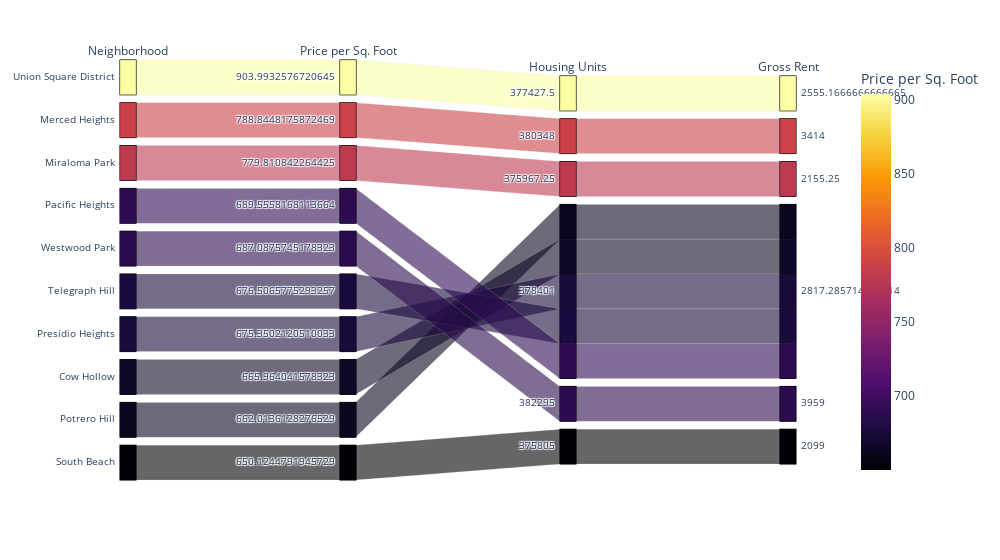

Write notebook code for a chart like this one.
### Code cell
# Parallel Categories Plot
P_categories_fig = px.parallel_categories(Top_10, dimensions=['neighborhood', 'sale_price_sqr_foot', 'housing_units', 'gross_rent'],
                color="sale_price_sqr_foot", color_continuous_scale=px.colors.sequential.Inferno,
                labels={"neighborhood": "Neighborhood", "sale_price_sqr_foot": "Price per Sq. Foot", "housing_units": "Housing Units", "gross_rent": "Gross Rent"}, width=1000,)
P_categories_fig

### Figure 1 — Plotly figure (JSON) as saved in the notebook; plotly's stock layout.template omitted (floating-point values rounded to 4 significant figures)
{"data": [{"dimensions": [{"label": "Neighborhood", "values": ["Union Square District", "Merced Heights", "Miraloma Park", "Pacific Heights", "Westwood Park", "Telegraph Hill", "Presidio Heights", "Cow Hollow", "Potrero Hill", "South Beach"]}, {"label": "Price per Sq. Foot", "values": [904.0, 788.8, 779.8, 689.6, 687.1, 676.5, 675.4, 666.0, 662.0, 650.1]}, {"label": "Housing Units", "values": [377400.0, 380348, 376000.0, 378401, 382295, 378401, 378401, 378401, 378401, 375805]}, {"label": "Gross Rent", "values": [2555.0, 3414, 2155.0, 2817.0, 3959, 2817.0, 2817.0, 2817.0, 2817.0, 2099]}], "domain": {"x": [0, 1], "y": [0, 1]}, "line": {"color": [904.0, 788.8, 779.8, 689.6, 687.1, 676.5, 675.4, 666.0, 662.0, 650.1], "coloraxis": "coloraxis"}, "name": "", "type": "parcats"}], "layout": {"coloraxis": {"colorbar": {"title": {"text": "Price per Sq. Foot"}}, "colorscale": [[0, "#000004"], [0.1111, "#1b0c41"], [0.2222, "#4a0c6b"], [0.3333, "#781c6d"], [0.4444, "#a52c60"], [0.5556, "#cf4446"], [0.6667, "#ed6925"], [0.7778, "#fb9b06"], [0.8889, "#f7d13d"], [1, "#fcffa4"]]}, "legend": {"tracegroupgap": 0}, "margin": {"t": 60}, "width": 1000}}
